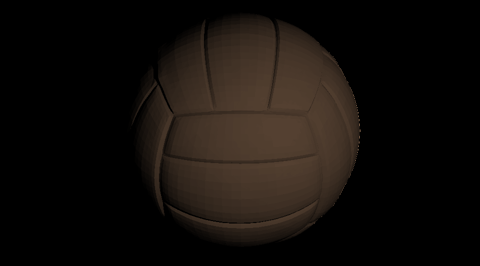
#> input picture 01/lab1/intrinsic_images/ball.png, 480 x 266 px
$ python recoloring.py
#> lines starting #> are read from the running program, lines starting #| are printed output that depends on the picture; long printed decimals are rounded
import cv2
import matplotlib.pyplot as plt
import numpy as np

ball = plt.imread('ball.png')
#> ball is the input picture: shape (266, 480, 3) float32; mean R, G, B 0.0717, 0.0548, 0.0418
albedo = plt.imread('ball_albedo.png')
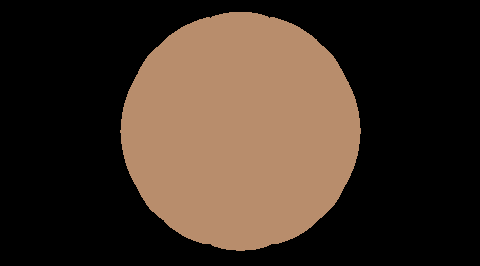
#> input picture 01/lab1/intrinsic_images/ball_albedo.png, 480 x 266 px
#> albedo is the input picture: shape (266, 480, 3) float32; mean R, G, B 0.251, 0.193, 0.148
shading = cv2.cvtColor(plt.imread('ball_shading.png'), cv2.COLOR_GRAY2RGB)
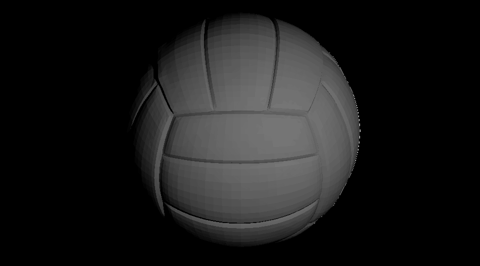
#> input picture 01/lab1/intrinsic_images/ball_shading.png, 480 x 266 px
#> shading: shape (266, 480, 3) float32; min 0, max 0.584, mean 0.101

x,y,z = np.where(albedo != 0)
print('Albedo:', albedo[x[0],y[0]])
#| Albedo: [0.7216 0.5529  0.4235]
print("Albedo in RGB space:", albedo[x[0],y[0]]*255)
#| Albedo in RGB space: [184. 141. 108.]

# conversion of shading to RGB mapped the values to [0,1], therefore (0,255,0) = (0,1,0)
albedo[np.where(albedo[:,:,] != (0,0,0))[:-1]] = (0,1.,0)
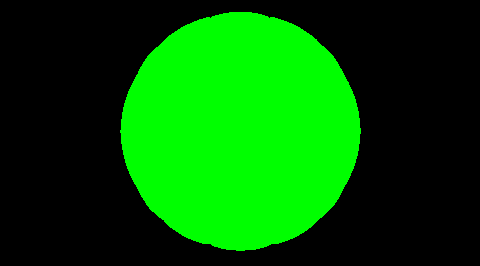
#> albedo: shape (266, 480, 3) float32; mean R, G, B 0, 0.348, 0

plt.subplot(1,2,1)
plt.imshow(ball)
plt.subplot(1,2,2)
plt.imshow(albedo * shading)

plt.show()
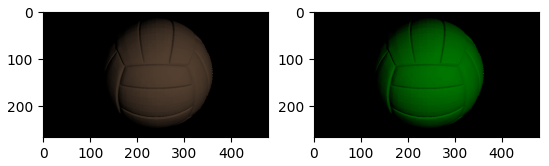
#> figure drawn by matplotlib, 2 panels
